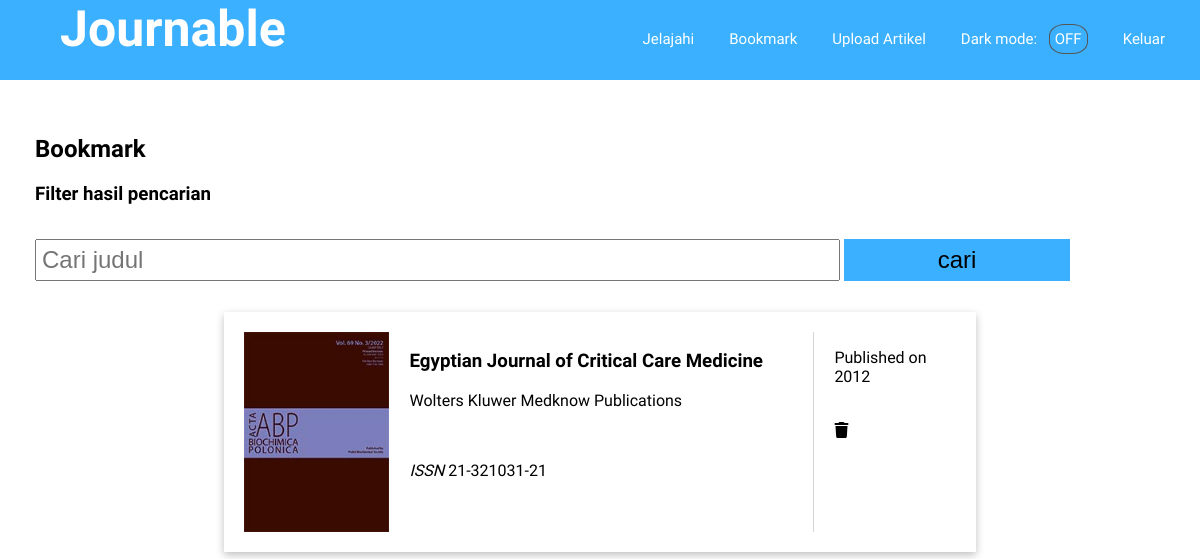
The app's page /users/bookmark.php (signed in) with its own data.
### tables this page shows
CREATE TABLE `journal` (
  `id` int(10) UNSIGNED NOT NULL,
  `id_publisher` int(10) UNSIGNED NOT NULL,
  `title` varchar(255) NOT NULL,
  `published_date` year(4) NOT NULL,
  `category` varchar(64) DEFAULT NULL,
  `last_updated` datetime DEFAULT NULL,
  `issn` varchar(20) NOT NULL,
  `cover_filename` varchar(255) DEFAULT NULL,
  `journal_filename` varchar(255) DEFAULT NULL
);

CREATE TABLE `publisher` (
  `id` int(10) UNSIGNED NOT NULL,
  `name` varchar(100) NOT NULL,
  `email` varchar(255) NOT NULL,
  `password` varchar(255) NOT NULL,
  `username` varchar(64) DEFAULT NULL
);

### users/bookmark.php (the view, shortened to what this page needs)
<?php
$idUser = $_SESSION['id_user']
?>
<!DOCTYPE html>
<html lang="en">
<head>
    <link rel="stylesheet" href="../stylesheet/style-header-footer.css" />
    <link rel="stylesheet" href="stylesheet/browse.css" />
    <link rel="stylesheet" href="https://cdnjs.cloudflare.com/ajax/libs/font-awesome/6.2.0/css/all.min.css" />
</head>
<body>
    <?php
    include('includes/header.php');
    ?>
    <div class="all-container">
        <h2>Bookmark</h2>
        <aside class="filter">
            <h3>Filter hasil pencarian</h3>
            <div class="searching">
                <form action="" method="get">
                    <input type="text" name="search" placeholder="Cari judul" class="search">
                    <input type="submit" name="submit" value="cari" class="cari">
                </form>
            </div>
        </aside>
        <main>
            <ul class="search-results">
                <?php
                require "../php/config.php";
                if (isset($_GET['submit'])) {
                    $search = $_GET['search'];
                    $query = mysqli_query(
                        $db,
                        "SELECT journal.id,
                        title,
                        issn,
                        published_date,
                        cover_filename,
                        journal_filename,
                        publisher.name
                        FROM journal
                        JOIN publisher ON journal.id_publisher = publisher.id
                        JOIN bookmark ON journal.id = bookmark.id_journal
                        JOIN user ON user.id = bookmark.id_user
                        WHERE title LIKE '%$search%' AND user.id = $idUser"
                    );
                } else {
                    $query = mysqli_query(
                        $db,
                        "SELECT journal.id,
                        title,
                        issn,
                        published_date,
                        cover_filename,
                        journal_filename,
                        publisher.name,
                        bookmark.id AS id_bookmark
                        FROM journal
                        INNER JOIN publisher ON journal.id_publisher = publisher.id
                        INNER JOIN bookmark ON journal.id = bookmark.id_journal
                        INNER JOIN user ON user.id = bookmark.id_user
                        WHERE user.id = $idUser"
                    );
                }
                while ($row = mysqli_fetch_assoc($query)) {
                ?>
                    <li class="card">
                    <?php
                    $journal_filename = $row['journal_filename'];
                    $cover_filename = $row['cover_filename'];
                    if ($cover_filename) {
                        $title = $row['title'];
                        echo "<a href='../publisher/$journal_filename'>
                            <img src = '../publisher/$cover_filename' alt = 'Cover $title' height = '200px'>
                        </a>";
                    } else {
                        echo "<a href='$journal_filename'>
                            <div style='height: 200px; width: 146px'>
                                <i class='fa-solid fa-file-arrow-down'></i>
                            </div>
                        </a>";
                    }
                    ?>
                    <div class="search-result-main">
                        <h3><?= $row['title'] ?></h3>
                        <p><?= $row['name'] ?></p>
                        <br>
                        <p><i>ISSN </i><?= $row['issn'] ?></p>
                    </div>
                    <aside class="search-result-aside">
                        <p>Published on <?= $row['published_date'] ?></p>
                        <br>
                        <a href="php/delete.php? id=<?= $row['id_bookmark'] ?>" class="icon-class" style="text-decoration: none; color: black;"><i
                                    class="fa-sharp fa-solid fa-trash" style="display: inline-block;"></i></a>
                    </aside>
                </li>
                <?php
            }
            ?>
            </ul>
        </main>
    </div>
</body>
</html>

### stylesheet/style-header-footer.css (style rules this page uses)
body { font-family: "Work Sans", sans-serif; margin: 0; padding: 0; }

### users/stylesheet/browse.css (style rules this page uses)
img { float: left; display: block; }
.all-container { padding: 35px }
.card { box-shadow: rgb(0 0 0 / 25%) 0px 3px 8px; list-style-type: none; padding: 20px; margin-bottom: 20px; overflow: auto; display: flex; flex-flow: row; }
.search-result-main { border-right: 1px solid rgba(92, 89, 86, 0.25); width: 70%; float: left; padding-left: 20px; padding-right: 20px; }
.search-result-aside { padding-left: 20px; padding-right: 20px; float: left; }
.search-results { padding: 0; }
.filter { width: 100%; }
.filter input[type=text] { width: 70%; margin: 15px 0; padding: 5px; font-size: 3vh; }
.filter input[type=submit] { background-color: #3AB0FF; cursor: pointer; border: 2; border-style: solid; border-color: #3AB0FF; color: black; width: 20%; margin: 15px 0; padding: 5px; font-size: 3vh; }
main { width: 100%; height: 100%; display: flex; justify-content: space-around; align-items: center; flex-wrap: wrap; }

### records on screen
journal: cover_filename (picture), title "Egyptian Journal of Critical Care Medicine", id_publisher.name "Wolters Kluwer Medknow Publications", issn "21-321031-21", published_date "2012"
